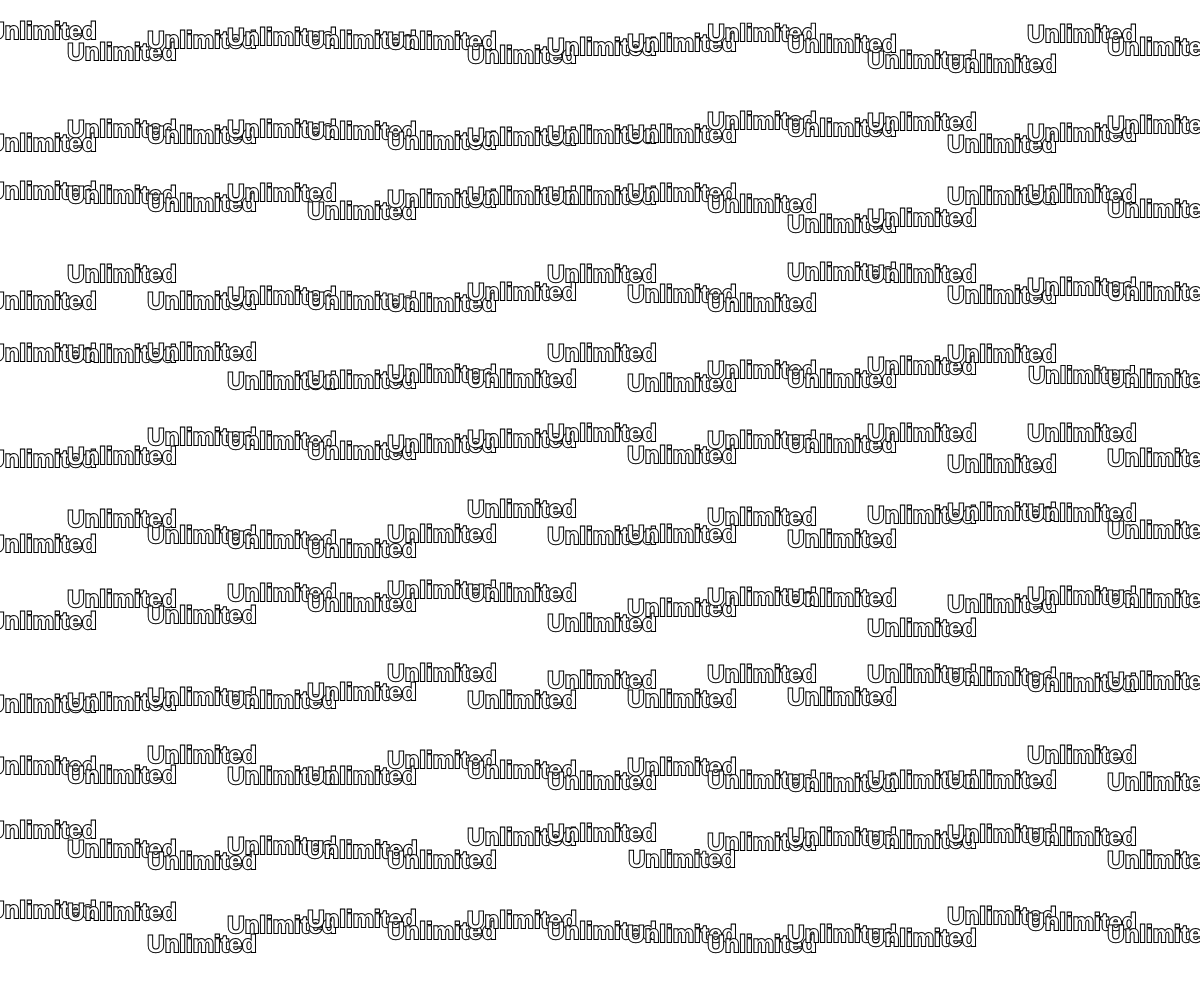
Frame 1 (no input)
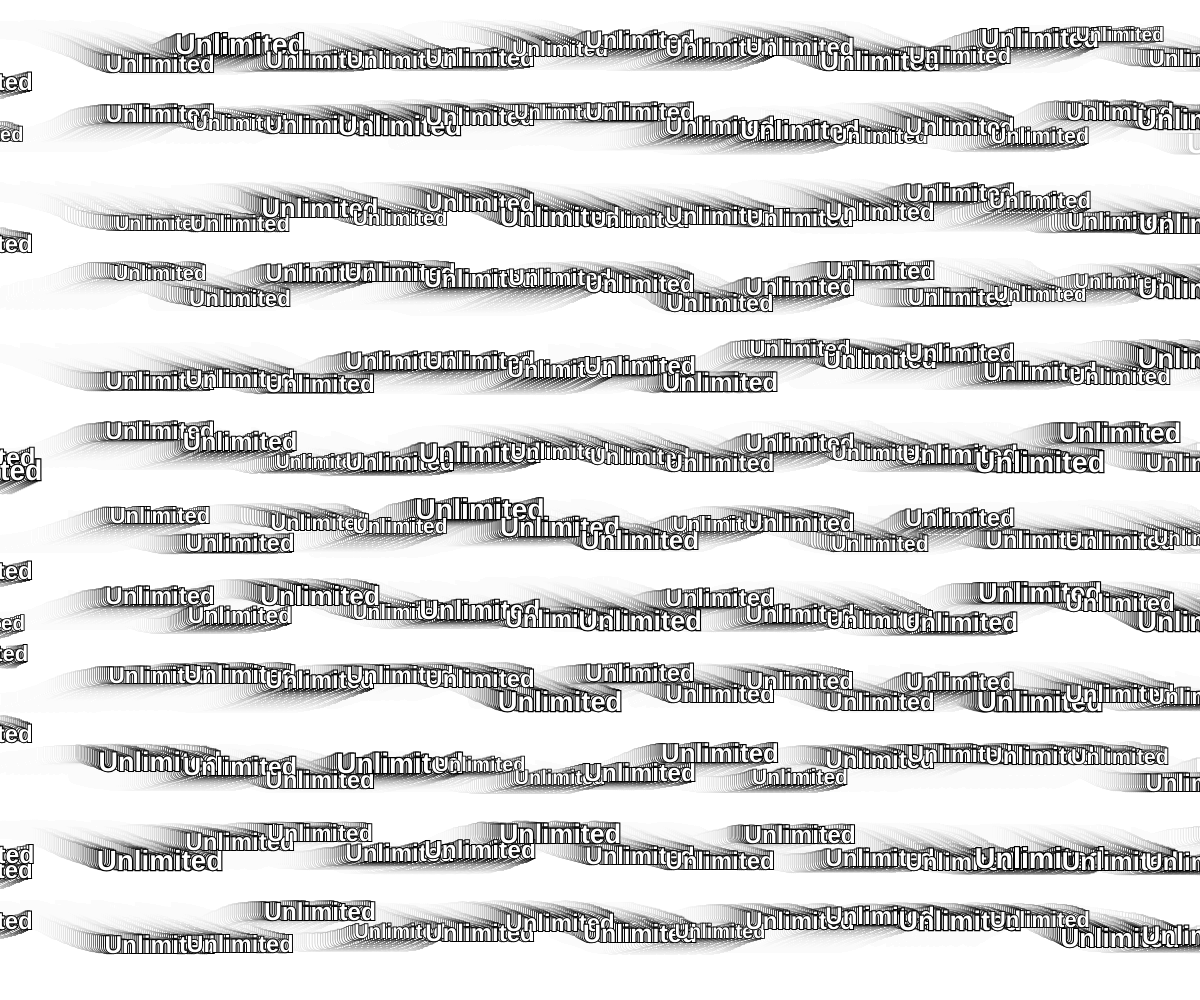
Frame 60 (no input)
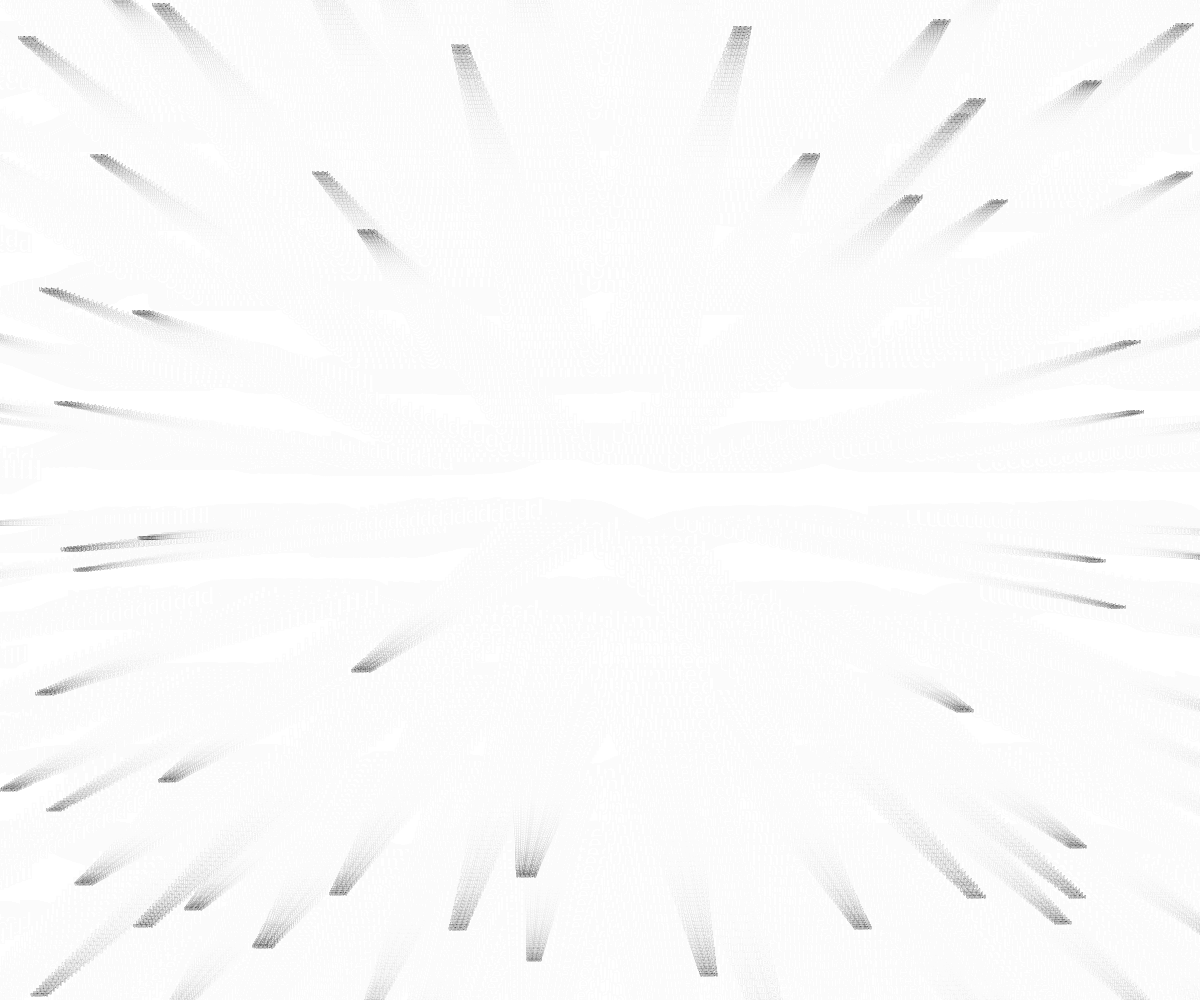
Frame 120 (the mouse pressed at the canvas centre since frame 60)

The p5.js sketch that drew these frames (run headless with seeded random() and noise() and a simulated clock; from frame 60 on, the mouse is pressed at the canvas centre):

// p5.js sketch
// ── sketch.js
let particles = [];
let gridSpacing = 80;
let wavePhase = 0;
let isExploded = false;

class TextParticle {
  constructor(x, y) {
    this.baseX = x;
    this.baseY = y;
    this.pos = createVector(x, y);
    this.vel = createVector(0, 0);
    this.scale = 1;
    this.targetScale = 1;
    this.angleOffset = random(TWO_PI);
    this.explodeForce = createVector(0, 0);
  }

  update() {
    if (!isExploded) {
      // 横向贯穿运动
      this.pos.x += 2; // 持续向右移动
      
      // 当移出屏幕右侧时，从左侧随机Y轴位置重新进入
      if (this.pos.x > width + 50) {
        this.pos.x = -50;
        this.pos.y = random(50, height - 50); // 在屏幕高度范围内随机选择新的Y轴位置
        this.baseY = this.pos.y; // 更新基准Y轴位置
      }
      
      // 波浪运动:正弦波 + 噪声
      let wave = sin(wavePhase + this.angleOffset) * 15;
      let noiseVal = noise(this.pos.x * 0.01, this.baseY * 0.01) * 20;
      this.pos.y = this.baseY + wave + noiseVal;
      
      // 动态缩放逻辑
      if (random() < 0.02) {
        this.targetScale = random(0.8, 1.2);
      }
      this.scale = lerp(this.scale, this.targetScale, 0.1);

      // 鼠标避让交互
      if (mouseX > 0 && mouseX < width && mouseY > 0 && mouseY < height) {
        let mouseDist = dist(mouseX, mouseY, this.pos.x, this.pos.y);
        if (mouseDist < 100) {
          // 计算从鼠标指向文字的方向向量
          let repelForce = p5.Vector.sub(this.pos, createVector(mouseX, mouseY));
          repelForce.normalize();
          
          // 根据距离计算推力强度和缩放比例
          let strength = map(mouseDist, 0, 100, 8, 0);
          let scaleInfluence = map(mouseDist, 0, 100, 0.5, 1);
          
          // 应用推力和缩放
          this.pos.add(repelForce.mult(strength));
          this.targetScale = scaleInfluence;
        }
      }
    } else {
      // 爆炸运动
      this.vel.mult(0.98);
      this.pos.add(this.vel);
      this.scale *= 0.97;
    }
  }

  display() {
    push();
    translate(this.pos.x, this.pos.y);
    scale(this.scale);
    
    // 文字样式:白字黑边
    fill(255);
    stroke(0);
    strokeWeight(2);
    textFont('sans-serif');
    textStyle(BOLD);
    textSize(24);
    textAlign(CENTER, CENTER);
    text("Unlimited", 0, 0);
    pop();
  }
}

function setup() {
  createCanvas(windowWidth, windowHeight);
  textSize(24);
  
  // 初始化文字网格
  for (let x = gridSpacing/2; x < width; x += gridSpacing) {
    for (let y = gridSpacing/2; y < height; y += gridSpacing) {
      particles.push(new TextParticle(x, y));
    }
  }
}

function draw() {
  // 使用半透明背景实现残影效果
  background(255, 25);
  wavePhase += 0.05;

  particles.forEach(particle => {
    particle.update();
    particle.display();
  });
}

function mousePressed() {
  if (!isExploded) {
    isExploded = true;
    particles.forEach(p => {
      let explosionForce = p5.Vector.sub(p.pos, createVector(mouseX, mouseY));
      explosionForce.normalize().mult(random(5, 15));
      p.vel = explosionForce;
    });
  } else {
    isExploded = false;
    particles.forEach(p => {
      p.pos.set(p.baseX, p.baseY);
      p.scale = 1;
    });
  }
}

function windowResized() {
  resizeCanvas(windowWidth, windowHeight);
}
